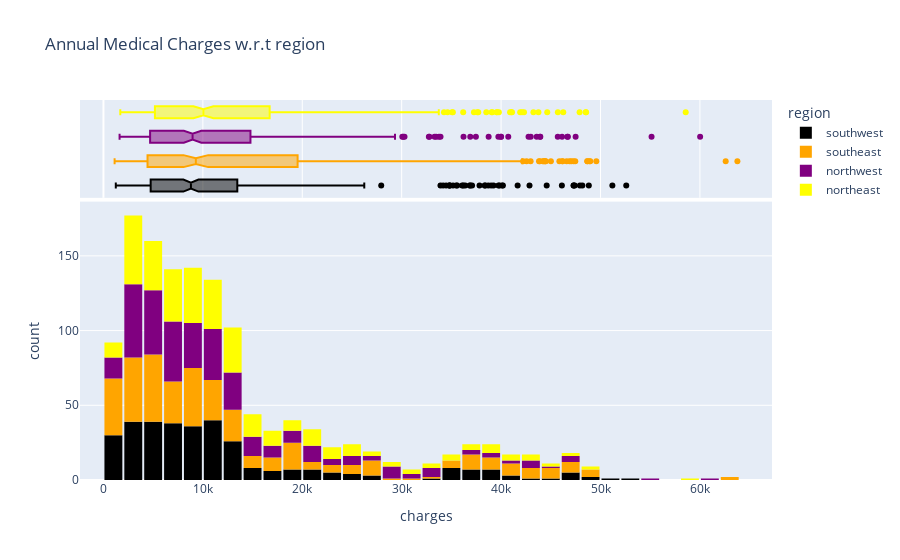

The notebook cell this image was saved under:
### Code cell
fig = px.histogram(medical_df, 
                   x='charges', 
                   marginal='box', 
                   color='region', 
                   color_discrete_sequence=['black', 'orange', 'purple', 'yellow'], 
                   title='Annual Medical Charges w.r.t region')
fig.update_layout(bargap=0.1)
fig.show()

### Figure 1 — Plotly figure (JSON) as saved in the notebook; plotly's stock layout.template omitted (floating-point values rounded to 4 significant figures; data arrays with more than 128 entries replaced by an {"elided": "..."} marker saying what was removed)
{"data": [{"alignmentgroup": "True", "bingroup": "x", "hovertemplate": "region=southwest<br>charges=%{x}<br>count=%{y}<extra></extra>", "legendgroup": "southwest", "marker": {"color": "black", "pattern": {"shape": ""}}, "name": "southwest", "offsetgroup": "southwest", "orientation": "v", "showlegend": true, "type": "histogram", "x": {"elided": "325 float values"}, "xaxis": "x", "yaxis": "y"}, {"alignmentgroup": "True", "hovertemplate": "region=southwest<br>charges=%{x}<extra></extra>", "legendgroup": "southwest", "marker": {"color": "black"}, "name": "southwest", "notched": true, "offsetgroup": "southwest", "showlegend": false, "type": "box", "x": {"elided": "325 float values"}, "xaxis": "x2", "yaxis": "y2"}, {"alignmentgroup": "True", "bingroup": "x", "hovertemplate": "region=southeast<br>charges=%{x}<br>count=%{y}<extra></extra>", "legendgroup": "southeast", "marker": {"color": "orange", "pattern": {"shape": ""}}, "name": "southeast", "offsetgroup": "southeast", "orientation": "v", "showlegend": true, "type": "histogram", "x": {"elided": "364 float values"}, "xaxis": "x", "yaxis": "y"}, {"alignmentgroup": "True", "hovertemplate": "region=southeast<br>charges=%{x}<extra></extra>", "legendgroup": "southeast", "marker": {"color": "orange"}, "name": "southeast", "notched": true, "offsetgroup": "southeast", "showlegend": false, "type": "box", "x": {"elided": "364 float values"}, "xaxis": "x2", "yaxis": "y2"}, {"alignmentgroup": "True", "bingroup": "x", "hovertemplate": "region=northwest<br>charges=%{x}<br>count=%{y}<extra></extra>", "legendgroup": "northwest", "marker": {"color": "purple", "pattern": {"shape": ""}}, "name": "northwest", "offsetgroup": "northwest", "orientation": "v", "showlegend": true, "type": "histogram", "x": {"elided": "325 float values"}, "xaxis": "x", "yaxis": "y"}, {"alignmentgroup": "True", "hovertemplate": "region=northwest<br>charges=%{x}<extra></extra>", "legendgroup": "northwest", "marker": {"color": "purple"}, "name": "northwest", "notched": true, "offsetgroup": "northwest", "showlegend": false, "type": "box", "x": {"elided": "325 float values"}, "xaxis": "x2", "yaxis": "y2"}, {"alignmentgroup": "True", "bingroup": "x", "hovertemplate": "region=northeast<br>charges=%{x}<br>count=%{y}<extra></extra>", "legendgroup": "northeast", "marker": {"color": "yellow", "pattern": {"shape": ""}}, "name": "northeast", "offsetgroup": "northeast", "orientation": "v", "showlegend": true, "type": "histogram", "x": {"elided": "324 float values"}, "xaxis": "x", "yaxis": "y"}, {"alignmentgroup": "True", "hovertemplate": "region=northeast<br>charges=%{x}<extra></extra>", "legendgroup": "northeast", "marker": {"color": "yellow"}, "name": "northeast", "notched": true, "offsetgroup": "northeast", "showlegend": false, "type": "box", "x": {"elided": "324 float values"}, "xaxis": "x2", "yaxis": "y2"}], "layout": {"bargap": 0.1, "barmode": "relative", "legend": {"title": {"text": "region"}, "tracegroupgap": 0}, "title": {"text": "Annual Medical Charges w.r.t region"}, "xaxis": {"anchor": "y", "domain": [0, 1], "title": {"text": "charges"}}, "xaxis2": {"anchor": "y2", "domain": [0, 1], "matches": "x", "showgrid": true, "showticklabels": false}, "yaxis": {"anchor": "x", "domain": [0, 0.7326], "title": {"text": "count"}}, "yaxis2": {"anchor": "x2", "domain": [0.7426, 1], "matches": "y2", "showgrid": false, "showline": false, "showticklabels": false, "ticks": ""}}}
